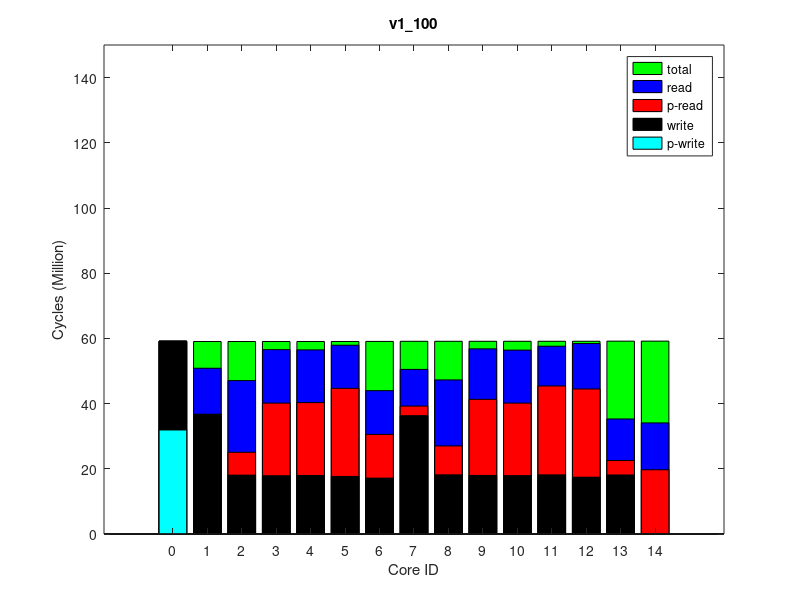

Recreate this plot in MATLAB.
times(1, :, :) = [
0, 59170024, 0
1175, 59345460, 0
7019061, 59346606, 0
22263808, 59348603, 0
2930653, 59413292, 0
13410652, 59377419, 0
27018194, 59354264, 0
22354964, 59352858, 0
8857815, 59416270, 0
23330079, 59418247, 0
22229101, 59420672, 0
27261748, 59423306, 0
18977398, 59465847, 0
4474547, 59459994, 0
27059191, 59427144, 0
];
times(2, :, :) = [
0, 59169743, 0
1225, 59345481, 0
7015896, 59346622, 0
22261290, 59348629, 0
2924470, 59413004, 0
13411861, 59377405, 0
27017382, 59354264, 0
22354164, 59352835, 0
8859076, 59415922, 0
23332048, 59417899, 0
22231625, 59420355, 0
27259055, 59422917, 0
19783581, 59465406, 0
4422429, 59459549, 0
27064650, 59426731, 0
];
times(3, :, :) = [
0, 59167817, 0
1225, 59343512, 0
7017504, 59344675, 0
22262130, 59346647, 0
2925509, 59411224, 0
13408641, 59375280, 0
27014520, 59352273, 0
22349860, 59350878, 0
8859916, 59414192, 0
23330257, 59416168, 0
22227272, 59418613, 0
27258697, 59421156, 0
19778307, 59463668, 0
4427259, 59457787, 0
27061684, 59424972, 0
];
times(4, :, :) = [
0, 59169446, 0
1225, 59344973, 0
7014835, 59346125, 0
22262902, 59348129, 0
2924637, 59412797, 0
13407934, 59376960, 0
27016400, 59353836, 0
22352566, 59352411, 0
8856448, 59415822, 0
23334204, 59417830, 0
22228342, 59420291, 0
27259970, 59422870, 0
19781997, 59465351, 0
4427403, 59459477, 0
27065158, 59426691, 0
];
times(5, :, :) = [
0, 59177418, 0
1225, 59352954, 0
7004780, 59354122, 0
22271643, 59356113, 0
2936010, 59421116, 0
13416186, 59384971, 0
27019405, 59361780, 0
22360966, 59360402, 0
8864360, 59424139, 0
23343440, 59426137, 0
22241659, 59428554, 0
27267181, 59431132, 0
19788398, 59473635, 0
4429038, 59467784, 0
27071933, 59434985, 0
];
times(6, :, :) = [
0, 59170792, 0
1229, 59346360, 0
7016550, 59347537, 0
22263604, 59349509, 0
2926237, 59414363, 0
13411570, 59378355, 0
27023067, 59355154, 0
22355145, 59353710, 0
8860128, 59417324, 0
23331896, 59419343, 0
22229132, 59421760, 0
27262975, 59424357, 0
19778307, 59466831, 0
4429318, 59460966, 0
27063761, 59428161, 0
];
times(7, :, :) = [
0, 59172480, 0
1226, 59348027, 0
7013055, 59349168, 0
22265889, 59351173, 0
2931018, 59416150, 0
13409849, 59379979, 0
27017527, 59356837, 0
22354695, 59355437, 0
8859876, 59419146, 0
23340538, 59421170, 0
22232709, 59423589, 0
27264299, 59426191, 0
19785159, 59468594, 0
4425602, 59462702, 0
27068639, 59430041, 0
];
times(8, :, :) = [
0, 59171519, 0
1235, 59347130, 0
7018218, 59348279, 0
22263434, 59350271, 0
2926602, 59414743, 0
13412641, 59379130, 0
27017115, 59355903, 0
22354233, 59354499, 0
8855979, 59417725, 0
23329706, 59419699, 0
22232367, 59422121, 0
27260141, 59424681, 0
19785063, 59467168, 0
4426957, 59461301, 0
27067075, 59428504, 0
];
times(9, :, :) = [
0, 59169764, 0
1230, 59345417, 0
7016159, 59346580, 0
22260594, 59348577, 0
2929434, 59413450, 0
13409248, 59377421, 0
27018287, 59354260, 0
22349410, 59352853, 0
8860330, 59416395, 0
23336012, 59418402, 0
22230864, 59420825, 0
27258468, 59423438, 0
19788129, 59465938, 0
4425090, 59460079, 0
27064272, 59427257, 0
];
times(10, :, :) = [
0, 59169936, 0
1231, 59345533, 0
7017219, 59346725, 0
22260775, 59348720, 0
2928702, 59413925, 0
13411183, 59377497, 0
27019952, 59354379, 0
22352691, 59353006, 0
8854673, 59416937, 0
23332905, 59418929, 0
22232335, 59421369, 0
27260119, 59423982, 0
19780056, 59466485, 0
4425154, 59460602, 0
27065793, 59427800, 0
];
ave_times = round(squeeze(mean(times)));
format long g, ave_times
std_times = round(squeeze(std(times)));
format long g, std_times
polling_read_times = ave_times;
times(1, :, :) = [
31914790, 55151916, 0
0, 55310336, 0
0, 55311298, 0
0, 55313072, 0
0, 55369660, 0
0, 55339171, 0
0, 55318277, 0
0, 55317157, 0
0, 55372519, 0
0, 55374290, 0
0, 55376492, 0
0, 55378774, 0
0, 55418123, 0
0, 55412837, 0
0, 55382229, 0
];
times(2, :, :) = [
31912205, 55150429, 0
0, 55308765, 0
0, 55309726, 0
0, 55311523, 0
0, 55368230, 0
0, 55337480, 0
0, 55316692, 0
0, 55315601, 0
0, 55371060, 0
0, 55372833, 0
0, 55375039, 0
0, 55377302, 0
0, 55416466, 0
0, 55411193, 0
0, 55380794, 0
];
times(3, :, :) = [
31914252, 55151238, 0
0, 55309635, 0
0, 55310603, 0
0, 55312366, 0
0, 55368821, 0
0, 55338427, 0
0, 55317547, 0
0, 55316438, 0
0, 55371646, 0
0, 55373429, 0
0, 55375634, 0
0, 55377949, 0
0, 55417167, 0
0, 55411899, 0
0, 55381407, 0
];
times(4, :, :) = [
31916572, 55152018, 0
0, 55310442, 0
0, 55311411, 0
0, 55313194, 0
0, 55369691, 0
0, 55339265, 0
0, 55318374, 0
0, 55317270, 0
0, 55372492, 0
0, 55374270, 0
0, 55376486, 0
0, 55378743, 0
0, 55418000, 0
0, 55412604, 0
0, 55382286, 0
];
times(5, :, :) = [
31913528, 55151001, 0
0, 55309359, 0
0, 55310321, 0
0, 55312096, 0
0, 55368724, 0
0, 55338011, 0
0, 55317212, 0
0, 55316145, 0
0, 55371549, 0
0, 55373328, 0
0, 55375553, 0
0, 55377851, 0
0, 55417124, 0
0, 55411744, 0
0, 55381385, 0
];
times(6, :, :) = [
31914263, 55152610, 0
0, 55310998, 0
0, 55311960, 0
0, 55313737, 0
0, 55370303, 0
0, 55339673, 0
0, 55318870, 0
0, 55317792, 0
0, 55373108, 0
0, 55374891, 0
0, 55377106, 0
0, 55379386, 0
0, 55418625, 0
0, 55413251, 0
0, 55382862, 0
];
times(7, :, :) = [
31912941, 55150286, 0
0, 55308664, 0
0, 55309636, 0
0, 55311403, 0
0, 55367975, 0
0, 55337509, 0
0, 55316591, 0
0, 55315473, 0
0, 55370784, 0
0, 55372556, 0
0, 55374766, 0
0, 55377043, 0
0, 55416217, 0
0, 55410936, 0
0, 55380542, 0
];
times(8, :, :) = [
31908520, 55146388, 0
0, 55304749, 0
0, 55305701, 0
0, 55307461, 0
0, 55364186, 0
0, 55333413, 0
0, 55312609, 0
0, 55311478, 0
0, 55366965, 0
0, 55368726, 0
0, 55370929, 0
0, 55373179, 0
0, 55412314, 0
0, 55407050, 0
0, 55376642, 0
];
times(9, :, :) = [
31913499, 55150392, 0
0, 55308778, 0
0, 55309732, 0
0, 55311488, 0
0, 55368134, 0
0, 55337487, 0
0, 55316633, 0
0, 55315512, 0
0, 55370908, 0
0, 55372654, 0
0, 55374851, 0
0, 55377148, 0
0, 55416518, 0
0, 55411248, 0
0, 55380568, 0
];
times(10, :, :) = [
31911673, 55149193, 0
0, 55307641, 0
0, 55308608, 0
0, 55310386, 0
0, 55366848, 0
0, 55336384, 0
0, 55315542, 0
0, 55314430, 0
0, 55369685, 0
0, 55371472, 0
0, 55373672, 0
0, 55375958, 0
0, 55415193, 0
0, 55409922, 0
0, 55379508, 0
];
ave_times = round(squeeze(mean(times)));
format long g, ave_times
std_times = round(squeeze(std(times)));
format long g, std_times
polling_write_times = ave_times;
times(1, :, :) = [
0, 66645355, 0
14140931, 66839985, 64000
29015792, 66841094, 128000
38678926, 66843057, 64000
14179593, 66914913, 64000
26838313, 66872678, 128000
40248364, 66849100, 64000
38537161, 66847322, 64000
29108275, 66917857, 128000
38832636, 66919814, 64000
38497679, 66922278, 64000
39452061, 66925266, 64000
33221496, 67003781, 250000
17191720, 66975336, 128000
40999205, 66928829, 64000
];
times(2, :, :) = [
0, 66653323, 0
14141655, 66848098, 64000
29025227, 66849184, 128000
38688055, 66851140, 64000
14187659, 66922895, 64000
26845205, 66880744, 128000
40255023, 66857155, 64000
38546763, 66855369, 64000
29116744, 66925818, 128000
38842030, 66927772, 64000
38505289, 66930228, 64000
39460234, 66933222, 64000
34181845, 67012013, 250000
17188277, 66983614, 128000
41013740, 66936768, 64000
];
times(3, :, :) = [
0, 66644637, 0
14139931, 66839323, 64000
29013448, 66840423, 128000
38679055, 66842399, 64000
14181058, 66913893, 64000
26834983, 66871900, 128000
40248426, 66848436, 64000
38537330, 66846669, 64000
29108663, 66916827, 128000
38833917, 66918803, 64000
38495779, 66921329, 64000
39450064, 66924237, 64000
34171960, 67003279, 250000
17178756, 66975035, 128000
41009780, 66927768, 64000
];
times(4, :, :) = [
0, 66643797, 0
14140386, 66838507, 64000
29014061, 66839600, 128000
38676758, 66841558, 64000
14179211, 66912927, 64000
26836131, 66871127, 128000
40247354, 66847584, 64000
38537981, 66845795, 64000
29107820, 66915844, 128000
38831607, 66917810, 64000
38493727, 66920281, 64000
39450757, 66923259, 64000
34173974, 67002226, 250000
17182009, 66973761, 128000
41003872, 66926760, 64000
];
times(5, :, :) = [
0, 66645133, 0
14140686, 66839735, 64000
29014043, 66840844, 128000
38679368, 66842807, 64000
14180776, 66914307, 64000
26835235, 66872362, 128000
40248885, 66848876, 64000
38537751, 66847093, 64000
29110582, 66917251, 128000
38831499, 66919208, 64000
38494698, 66921728, 64000
39453311, 66924643, 64000
34174487, 67003471, 250000
17178626, 66975016, 128000
41009474, 66928203, 64000
];
times(6, :, :) = [
0, 66647783, 0
14140435, 66842502, 64000
29018018, 66843614, 128000
38682300, 66845573, 64000
14181501, 66917115, 64000
26842105, 66875104, 128000
40252108, 66851624, 64000
38540624, 66849911, 64000
29113889, 66920090, 128000
38836197, 66922045, 64000
38498440, 66924503, 64000
39456063, 66927463, 64000
34177100, 67006747, 250000
17180812, 66978290, 128000
41014506, 66931038, 64000
];
times(7, :, :) = [
0, 66644449, 0
14140528, 66839261, 64000
29013856, 66840355, 128000
38677802, 66842323, 64000
14178928, 66913750, 64000
26836825, 66871871, 128000
40248568, 66848354, 64000
38538077, 66846646, 64000
29110289, 66916714, 128000
38831118, 66918691, 64000
38496571, 66921215, 64000
39450937, 66924142, 64000
34174327, 67003095, 250000
17183210, 66974634, 128000
41006358, 66927641, 64000
];
times(8, :, :) = [
0, 66642987, 0
14140891, 66837684, 64000
29011185, 66838772, 128000
38677084, 66840748, 64000
14177277, 66912498, 64000
26837584, 66870334, 128000
40246290, 66846778, 64000
38536143, 66844984, 64000
29104998, 66915412, 128000
38830957, 66917380, 64000
38494577, 66919812, 64000
39450077, 66922819, 64000
34171903, 67001653, 250000
17179592, 66973178, 128000
41005217, 66926316, 64000
];
times(9, :, :) = [
0, 66647174, 0
14141109, 66841816, 64000
29014551, 66842909, 128000
38681629, 66844863, 64000
14180149, 66916815, 64000
26839621, 66874444, 128000
40249855, 66850869, 64000
38541104, 66849141, 64000
29111721, 66919736, 128000
38833472, 66921675, 64000
38498072, 66924115, 64000
39454673, 66927125, 64000
34176529, 67005786, 250000
17182082, 66977552, 128000
41008747, 66930671, 64000
];
times(10, :, :) = [
0, 66643298, 0
14140950, 66838064, 64000
29009615, 66839218, 128000
38676838, 66841165, 64000
14175881, 66912515, 64000
26838701, 66870689, 128000
40245458, 66847211, 64000
38537144, 66845431, 64000
29108434, 66915429, 128000
38829693, 66917383, 64000
38493791, 66919859, 64000
39448172, 66922810, 64000
34172459, 67001794, 250000
17172745, 66973327, 128000
41016081, 66926318, 64000
];
ave_times = round(squeeze(mean(times)));
format long g, ave_times
std_times = round(squeeze(std(times)));
format long g, std_times
read_times = ave_times;
times(1, :, :) = [
0, 58872269, 0
0, 59046755, 0
0, 59047840, 0
0, 59049777, 0
0, 59113424, 0
0, 59078467, 0
0, 59055357, 0
0, 59054063, 0
0, 59116346, 0
0, 59118280, 0
0, 59120748, 0
0, 59123261, 0
0, 59164303, 0
0, 59159702, 0
0, 59126942, 0
];
times(2, :, :) = [
0, 58871953, 0
0, 59046426, 0
0, 59047497, 0
0, 59049422, 0
0, 59113452, 0
0, 59078185, 0
0, 59055005, 0
0, 59053717, 0
0, 59116375, 0
0, 59118303, 0
0, 59120730, 0
0, 59123270, 0
0, 59164341, 0
0, 59159740, 0
0, 59126994, 0
];
times(3, :, :) = [
0, 58870793, 0
0, 59045229, 0
0, 59046324, 0
0, 59048260, 0
0, 59111961, 0
0, 59076971, 0
0, 59053805, 0
0, 59052497, 0
0, 59114849, 0
0, 59116772, 0
0, 59119242, 0
0, 59121735, 0
0, 59162881, 0
0, 59158331, 0
0, 59125371, 0
];
times(4, :, :) = [
0, 58871903, 0
0, 59046423, 0
0, 59047530, 0
0, 59049452, 0
0, 59113210, 0
0, 59078177, 0
0, 59054985, 0
0, 59053690, 0
0, 59116112, 0
0, 59118041, 0
0, 59120473, 0
0, 59122989, 0
0, 59164083, 0
0, 59159434, 0
0, 59126622, 0
];
times(5, :, :) = [
0, 58871767, 0
0, 59046216, 0
0, 59047309, 0
0, 59049253, 0
0, 59112823, 0
0, 59077926, 0
0, 59054810, 0
0, 59053532, 0
0, 59115752, 0
0, 59117682, 0
0, 59120132, 0
0, 59122667, 0
0, 59163696, 0
0, 59159085, 0
0, 59126344, 0
];
times(6, :, :) = [
0, 58873976, 0
0, 59048432, 0
0, 59049490, 0
0, 59051421, 0
0, 59115002, 0
0, 59080126, 0
0, 59056964, 0
0, 59055687, 0
0, 59117887, 0
0, 59119812, 0
0, 59122290, 0
0, 59124821, 0
0, 59165977, 0
0, 59161334, 0
0, 59128465, 0
];
times(7, :, :) = [
0, 58871770, 0
0, 59046314, 0
0, 59047385, 0
0, 59049327, 0
0, 59113566, 0
0, 59078026, 0
0, 59054905, 0
0, 59053610, 0
0, 59116479, 0
0, 59118400, 0
0, 59120874, 0
0, 59123369, 0
0, 59164423, 0
0, 59159813, 0
0, 59127050, 0
];
times(8, :, :) = [
0, 58871144, 0
0, 59045749, 0
0, 59046845, 0
0, 59048792, 0
0, 59112729, 0
0, 59077410, 0
0, 59054403, 0
0, 59053104, 0
0, 59115685, 0
0, 59117606, 0
0, 59120082, 0
0, 59122592, 0
0, 59163640, 0
0, 59159032, 0
0, 59126285, 0
];
times(9, :, :) = [
0, 58873284, 0
0, 59047754, 0
0, 59048815, 0
0, 59050741, 0
0, 59114573, 0
0, 59079453, 0
0, 59056282, 0
0, 59054982, 0
0, 59117448, 0
0, 59119368, 0
0, 59121788, 0
0, 59124306, 0
0, 59165337, 0
0, 59160716, 0
0, 59127961, 0
];
times(10, :, :) = [
0, 58874228, 0
0, 59048731, 0
0, 59049800, 0
0, 59051725, 0
0, 59115689, 0
0, 59080375, 0
0, 59057281, 0
0, 59055976, 0
0, 59118559, 0
0, 59120482, 0
0, 59122894, 0
0, 59125434, 0
0, 59166488, 0
0, 59161871, 0
0, 59129099, 0
];
ave_times = round(squeeze(mean(times)));
format long g, ave_times
std_times = round(squeeze(std(times)));
format long g, std_times
total_times = ave_times;
times(1, :, :) = [
59162397, 71978697, 64000
36702749, 72193782, 128000
18048435, 72195047, 64000
17880748, 72197310, 64000
36308177, 72274506, 128000
17137968, 72233522, 64000
17654954, 72203769, 64000
17950899, 72202107, 64000
18158672, 72277566, 64000
17968507, 72279851, 64000
17911362, 72282837, 64000
18147923, 72285710, 64000
0, 72329749, 0
18118570, 72330065, 64000
17423250, 72289742, 64000
];
times(2, :, :) = [
59167722, 71984022, 64000
36705137, 72199190, 128000
18048019, 72200422, 64000
17880861, 72202716, 64000
36305414, 72279964, 128000
17136278, 72238959, 64000
17654643, 72209186, 64000
17951205, 72207496, 64000
18158562, 72283029, 64000
17969521, 72285322, 64000
17910892, 72288296, 64000
18148434, 72291168, 64000
0, 72335189, 0
18106503, 72335508, 64000
17417212, 72295169, 64000
];
times(3, :, :) = [
59164340, 71980640, 64000
36703059, 72195619, 128000
18049012, 72196857, 64000
17881287, 72199166, 64000
36306427, 72276619, 128000
17138494, 72235380, 64000
17656352, 72205637, 64000
17951148, 72203960, 64000
18159754, 72279667, 64000
17968885, 72281959, 64000
17910658, 72284927, 64000
18144790, 72287816, 64000
0, 72331858, 0
18106211, 72332178, 64000
17417560, 72291859, 64000
];
times(4, :, :) = [
59163232, 71979532, 64000
36702594, 72194672, 128000
18050650, 72195918, 64000
17880976, 72198233, 64000
36307874, 72275591, 128000
17135271, 72234322, 64000
17655128, 72204659, 64000
17951386, 72202987, 64000
18158412, 72278660, 64000
17969779, 72280946, 64000
17909360, 72283924, 64000
18149243, 72286807, 64000
0, 72330855, 0
18106983, 72331183, 64000
17419596, 72290825, 64000
];
times(5, :, :) = [
59164016, 71980316, 64000
36704142, 72195450, 128000
18049686, 72196712, 64000
17880433, 72199001, 64000
36306187, 72276181, 128000
17136321, 72235164, 64000
17657849, 72205526, 64000
17951842, 72203886, 64000
18158760, 72279336, 64000
17968325, 72281640, 64000
17911049, 72284638, 64000
18148067, 72287522, 64000
0, 72331608, 0
18104861, 72331929, 64000
17420639, 72291615, 64000
];
times(6, :, :) = [
59162812, 71979112, 64000
36703497, 72194262, 128000
18046900, 72195526, 64000
17881454, 72197832, 64000
36307939, 72275254, 128000
17135978, 72233927, 64000
17655575, 72204288, 64000
17951203, 72202628, 64000
18156478, 72278337, 64000
17969206, 72280615, 64000
17911710, 72283631, 64000
18145208, 72286522, 64000
0, 72330598, 0
18106992, 72330932, 64000
17414257, 72290607, 64000
];
times(7, :, :) = [
59165849, 71982149, 64000
36704899, 72197271, 128000
18050458, 72198532, 64000
17880844, 72200821, 64000
36304054, 72278319, 128000
17137295, 72236995, 64000
17656719, 72207304, 64000
17950662, 72205654, 64000
18156597, 72281433, 64000
17969258, 72283763, 64000
17911439, 72286753, 64000
18148303, 72289653, 64000
0, 72333693, 0
18106282, 72334027, 64000
17418508, 72293735, 64000
];
times(8, :, :) = [
59164856, 71981156, 64000
36703916, 72196338, 128000
18048639, 72197587, 64000
17880156, 72199873, 64000
36306651, 72277079, 128000
17137407, 72236014, 64000
17658969, 72206316, 64000
17950122, 72204664, 64000
18158610, 72280130, 64000
17970004, 72282447, 64000
17909881, 72285445, 64000
18143917, 72288315, 64000
0, 72332351, 0
18104853, 72332683, 64000
17419250, 72292366, 64000
];
times(9, :, :) = [
59161819, 71978119, 64000
36702246, 72193243, 128000
18049964, 72194498, 64000
17879992, 72196798, 64000
36307614, 72274065, 128000
17136778, 72232993, 64000
17657349, 72203273, 64000
17952184, 72201623, 64000
18159018, 72277157, 64000
17970185, 72279461, 64000
17911078, 72282446, 64000
18146384, 72285332, 64000
0, 72329400, 0
18105869, 72329743, 64000
17418229, 72289408, 64000
];
times(10, :, :) = [
59164312, 71980612, 64000
36704304, 72195741, 128000
18046885, 72196990, 64000
17880716, 72199311, 64000
36306649, 72276749, 128000
17135741, 72235412, 64000
17658820, 72205770, 64000
17951163, 72204108, 64000
18159310, 72279828, 64000
17969361, 72282147, 64000
17910702, 72285145, 64000
18148080, 72288025, 64000
0, 72332073, 0
18105882, 72332405, 64000
17418424, 72292094, 64000
];
ave_times = round(squeeze(mean(times)));
format long g, ave_times
std_times = round(squeeze(std(times)));
format long g, std_times
write_times = ave_times;
mytitle = 'v1\_100';
order = [1 2 3 4 8 7 6 5 9 10 11 12 15 14 13];

total_times = total_times(:, 2)(order);

read_times = read_times(:, 1)(order);
write_times = write_times(:, 1)(order);

polling_read_times = polling_read_times(:, 1)(order);
polling_write_times = polling_write_times(:, 1)(order);

total_times /= 1000000;

read_times /= 1000000;
write_times /= 1000000;

polling_read_times /= 1000000;
polling_write_times /= 1000000;

% laying read on top of write
read_times += write_times;
polling_read_times += write_times;

figure(1);
clf()
% set(gcf, 'Position', get(0,'Screensize'));
% set(gcf,'units','normalized','outerposition',[0 0 1 1])
bar(0:14, total_times,'g');
hold on;
bar(0:14, read_times,'b');
bar(0:14, polling_read_times,'r');
bar(0:14, write_times,'k');
bar(0:14, polling_write_times,'c');
hold off

axis([-2 16 0 150])
% axis([-1 15])
set(gca,'XTick',0:14);
% set(gca,'xticklabel',{ '0'; '1'; '2'; '3'; '7'; '6'; '5'; '4'; '8'; '9'; '10'; '11'; '15'; '14'; '13' })

xlabel('Core ID')
ylabel('Cycles (Million)')

legend('total', 'read', 'p-read', 'write', 'p-write')
title(mytitle)
print(1, strcat(mytitle, '.png'))
